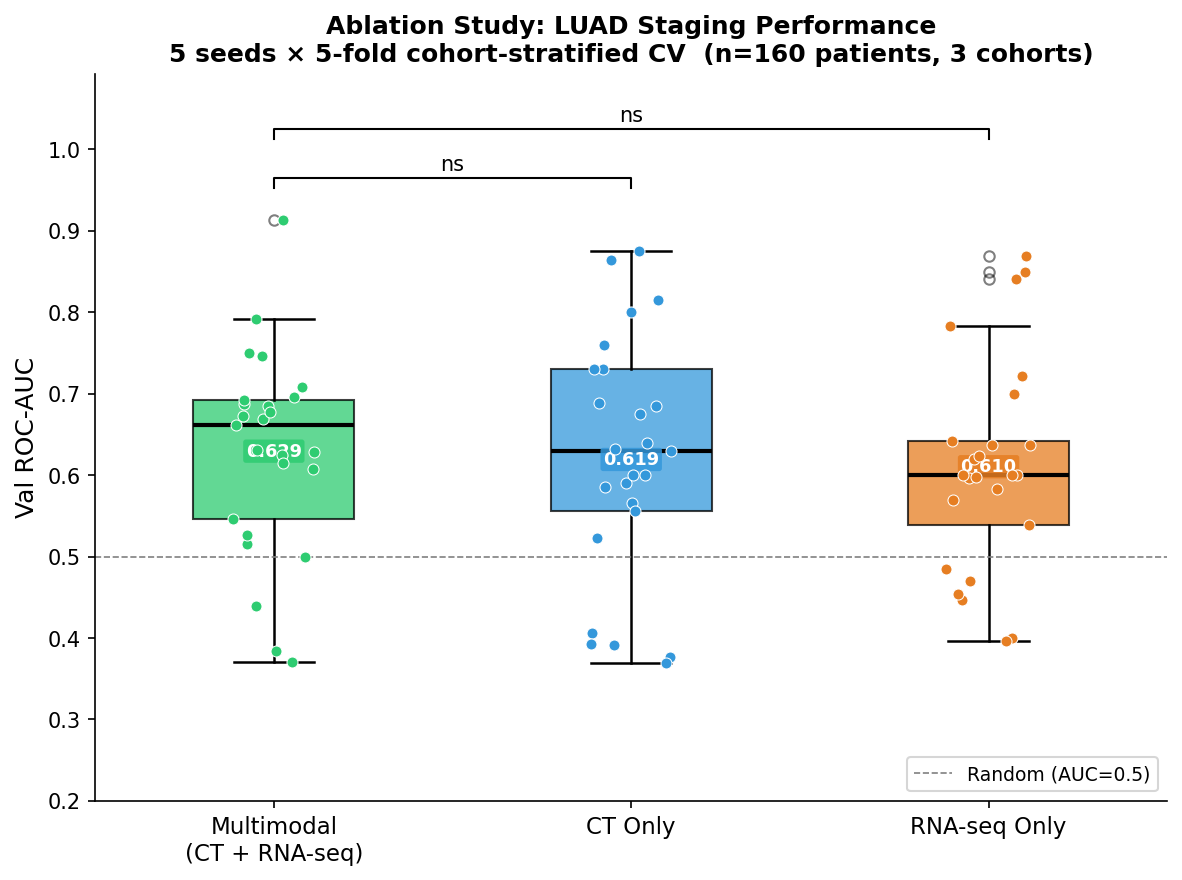

The Python source for this figure:
"""
Results figure: box plot of 25 AUC values per mode + Wilcoxon signed-rank tests.
Reads AUC values directly from the training log file.
Usage: python3 results_figure.py [logfile]
"""

import sys
import re
import numpy as np
import matplotlib
matplotlib.use("Agg")
import matplotlib.pyplot as plt
from scipy.stats import wilcoxon

LOG_FILE = sys.argv[1] if len(sys.argv) > 1 else "training_output_v10.log"
OUTPUT   = "results_figure.png"

# ── Parse log ─────────────────────────────────────────────────────────────────
aucs = {"multimodal": [], "image_only": [], "genomic_only": []}
current_mode = None

mode_re = re.compile(r"ABLATION MODE:\s+(\w+)", re.IGNORECASE)
fold_re = re.compile(r"Fold \d+ best AUC:\s+([\d.]+)")

with open(LOG_FILE) as f:
    for line in f:
        m = mode_re.search(line)
        if m:
            raw = m.group(1).lower()
            if "multi" in raw:   current_mode = "multimodal"
            elif "image" in raw: current_mode = "image_only"
            elif "genom" in raw: current_mode = "genomic_only"
        m = fold_re.search(line)
        if m and current_mode:
            aucs[current_mode].append(float(m.group(1)))

for mode, vals in aucs.items():
    print(f"{mode}: {len(vals)} AUCs  mean={np.mean(vals):.4f}  std={np.std(vals):.4f}")

if not all(len(v) == 25 for v in aucs.values()):
    print("WARNING: expected 25 AUCs per mode — run may not be complete yet.")

# ── Stats ─────────────────────────────────────────────────────────────────────
mm  = np.array(aucs["multimodal"])
img = np.array(aucs["image_only"])
gen = np.array(aucs["genomic_only"])

n = min(len(mm), len(img), len(gen))
print(f"\nWilcoxon signed-rank tests (n={n} paired AUCs):")
if n >= 5:
    _, p_mm_img = wilcoxon(mm[:n], img[:n])
    _, p_mm_gen = wilcoxon(mm[:n], gen[:n])
    _, p_img_gen = wilcoxon(img[:n], gen[:n])
    print(f"  multimodal vs image_only:   p = {p_mm_img:.4f}  {'*' if p_mm_img < 0.05 else 'ns'}")
    print(f"  multimodal vs genomic_only: p = {p_mm_gen:.4f}  {'*' if p_mm_gen < 0.05 else 'ns'}")
    print(f"  image_only vs genomic_only: p = {p_img_gen:.4f}  {'*' if p_img_gen < 0.05 else 'ns'}")
else:
    print("  Not enough data yet.")
    p_mm_img = p_mm_gen = p_img_gen = 1.0

# ── Plot ──────────────────────────────────────────────────────────────────────
COLORS = {
    "multimodal":   "#2ecc71",
    "image_only":   "#3498db",
    "genomic_only": "#e67e22",
}
LABELS = {
    "multimodal":   "Multimodal\n(CT + RNA-seq)",
    "image_only":   "CT Only",
    "genomic_only": "RNA-seq Only",
}

fig, ax = plt.subplots(figsize=(8, 6))

data   = [mm, img, gen]
keys   = ["multimodal", "image_only", "genomic_only"]
colors = [COLORS[k] for k in keys]
labels = [LABELS[k] for k in keys]

bp = ax.boxplot(data, patch_artist=True, widths=0.45,
                medianprops=dict(color="black", linewidth=2),
                whiskerprops=dict(linewidth=1.2),
                capprops=dict(linewidth=1.2),
                flierprops=dict(marker="o", markersize=5, alpha=0.5))

for patch, color in zip(bp["boxes"], colors):
    patch.set_facecolor(color)
    patch.set_alpha(0.75)

# Overlay individual points
np.random.seed(42)
for i, (vals, color) in enumerate(zip(data, colors), start=1):
    jitter = np.random.uniform(-0.12, 0.12, len(vals))
    ax.scatter(np.full(len(vals), i) + jitter, vals,
               color=color, edgecolors="white", s=28, zorder=5, linewidth=0.5)

# Significance brackets
def sig_bracket(ax, x1, x2, y, p):
    if p >= 0.05:
        label = "ns"
    elif p < 0.001:
        label = "***"
    elif p < 0.01:
        label = "**"
    else:
        label = "*"
    h = 0.012
    ax.plot([x1, x1, x2, x2], [y, y+h, y+h, y], lw=1.0, color="black")
    ax.text((x1+x2)/2, y+h+0.004, label, ha="center", va="bottom", fontsize=10)

y_base = max(mm.max(), img.max(), gen.max()) + 0.04
sig_bracket(ax, 1, 2, y_base,          p_mm_img)
sig_bracket(ax, 1, 3, y_base + 0.06,   p_mm_gen)

ax.set_xticks([1, 2, 3])
ax.set_xticklabels(labels, fontsize=11)
ax.set_ylabel("Val ROC-AUC", fontsize=12)
ax.set_ylim(0.2, y_base + 0.14)
ax.axhline(0.5, color="grey", linestyle="--", linewidth=0.8, label="Random (AUC=0.5)")
ax.set_title(
    "Ablation Study: LUAD Staging Performance\n"
    f"5 seeds × 5-fold cohort-stratified CV  (n=160 patients, 3 cohorts)",
    fontsize=12, fontweight="bold"
)
ax.legend(fontsize=9, loc="lower right")
ax.spines["top"].set_visible(False)
ax.spines["right"].set_visible(False)

# Mean ± std annotations inside boxes
for i, (vals, color) in enumerate(zip(data, colors), start=1):
    ax.text(i, np.mean(vals), f"{np.mean(vals):.3f}",
            ha="center", va="center", fontsize=8.5,
            fontweight="bold", color="white",
            bbox=dict(boxstyle="round,pad=0.15", facecolor=color, alpha=0.85, linewidth=0))

plt.tight_layout()
plt.savefig(OUTPUT, dpi=150, bbox_inches="tight")
print(f"\nSaved → {OUTPUT}")
